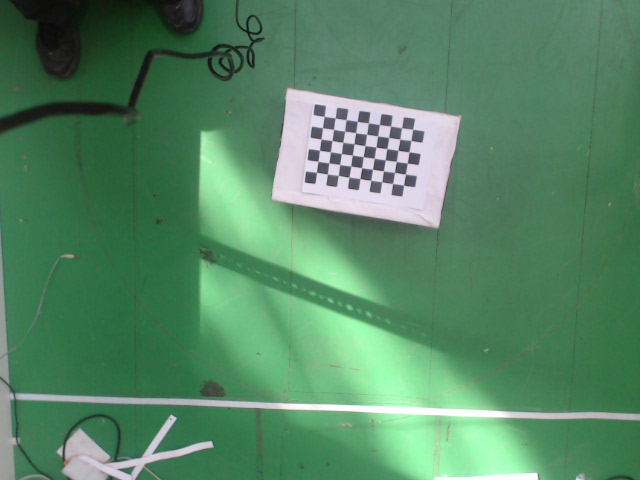
#> input picture software/src/CameraCalibration/calibration_image0.png, 640 x 480 px, given in place of the camera
$ python Camera.py   (older library calls are emulated)
#> lines starting #> are read from the running program, lines starting #| are printed output that depends on the picture; after the words box and inside, x2 and y2 are one past the last pixel; in counts of white or black regions, pixels touching at a corner belong together
### software/src/CameraCalibration/CalibratedVideoCapture.py
import numpy as np
import cv2


class CalibratedVideoCapture:
    def __init__(self, id=None, camera_parameters_file=None):
        self.videoCapture = cv2.VideoCapture()
        self.cameraMatrix = None
        self.distCoeffs = None
        self.newCameraMatrix = None
        self.roi = None
        self.opened = False

        if id and camera_parameters_file:
            self.open(id, camera_parameters_file)

    def open(self, id, camera_parameters_file):
        # Start device


        self.videoCapture = cv2.VideoCapture()


        if not self.videoCapture.open(id):
            print "Could not open device"


        self.videoCapture.set(cv2.cv.CV_CAP_PROP_FRAME_WIDTH, 1280)
        self.videoCapture.set(cv2.cv.CV_CAP_PROP_FRAME_HEIGHT, 720)


        # Load camera parameters
        npz_file = np.load(camera_parameters_file)
        self.cameraMatrix = npz_file['cameraMatrix']
        self.distCoeffs = npz_file['distCoeffs']
        self.newCameraMatrix = npz_file['newCameraMatrix']
        self.roi = npz_file['roi']

        self.opened = True

    def read(self):
        if not self.opened:
            raise Exception("Camera needs to be opened before read")

        # Read image from camera
        success, image = self.videoCapture.read()

        if not success:
            print "Could not read image"
            return False, None

        # Undistort image
        dst = cv2.undistort(image, self.cameraMatrix, self.distCoeffs, None, self.newCameraMatrix)

        # crop the image
        x,y,w,h = self.roi
        dst = dst[y:y+h, x:x+w]

        return success, dst


# [12 lines that do not run on import are left out]

### software/src/Camera.py
import numpy as np
import cv2
from CameraCalibration.CalibratedVideoCapture import CalibratedVideoCapture


__author__ = 'def'


class Camera2:
    def __init__(self, id, camera_parameters_file):
        self.camera = CalibratedVideoCapture()
        self.camera.open(id, camera_parameters_file)

        # Thresholds:
        #self.color_threshold = { 'blue' : [(95, 110, 55), (125, 255, 243)],
        #                         'green': [(35, 47, 70),  (84, 255, 200)],
        #                         'orange':[(0, 170, 55),  (32, 255, 200)],
        #                         'brown': [(5, 5, 65),  (55, 89, 89)] }
        self.color_threshold = { 'blue' : [(95, 90, 55), (125, 255, 243)],
                                 'green': [(35, 37, 30),  (84, 255, 200)],
                                 'orange':[(0, 170, 55),  (32, 255, 200)],
                                 'brown': [(5, 5, 65),  (55, 89, 89)] }
        self.black_threshold = 20

        self.image = None

        self.obstacles = None
        self.obstacles_without_targets = None
        self.targets = None
        self.robot = None

        self.debug = True # Set to false to disable debug

    def process_image(self):
        success, self.image = self.camera.read()
        if not success:
            raise Exception("Camera could not be opened")

        hsv = cv2.cvtColor(self.image, cv2.COLOR_BGR2HSV)

        green_mask = self.color_segmentation(hsv, 'green')
        blue_mask = self.color_segmentation(hsv, 'blue')

        green_contours = self.process_mask(cv2.bitwise_not(green_mask))
        blue_contours = self.process_mask(blue_mask)

        # Segment robot
        if len(blue_contours) > 0:
            blue_center = self.contour_center(blue_contours[0])
            robot_contour = None
            robot_center = None
            self.obstacles = []

            for contour in green_contours:
                if cv2.pointPolygonTest(contour, blue_center, False) >= 0:
                    robot_contour = self.simplify_contour(contour)
                    if robot_contour != None:
                        robot_center = self.contour_center(robot_contour)
                        orient_vector = np.array(blue_center) - np.array(robot_center)
                        orientation = np.arctan2(-orient_vector[1], orient_vector[0])
                        self.robot = (robot_center, orientation)
                else:
                    self.obstacles.append(contour)

            # Targets (circles):
            self.targets = []
            self.obstacles_without_targets = []
            for obstacle in self.obstacles:
                target = self.get_circle(obstacle)
                if target is not None:
                    self.targets.append(target)
                else:
                    self.obstacles_without_targets.append(obstacle)


            # Debug image
            if self.debug:
                show = self.image.copy()
                if robot_center != None and robot_contour != None:

                    cv2.circle(show, robot_center,3, (255, 0, 255), 2)
                    cv2.drawContours(show, [robot_contour], -1, (255, 0, 255), 2)

                    cv2.line(show, robot_center, tuple(robot_center+orient_vector*3), (255, 255, 0), 2)

                if self.obstacles_without_targets:
                    cv2.drawContours(show,self.obstacles_without_targets, -1, (0, 255, 255), 2)

                if self.targets:
                    for (x, y), r in self.targets:
                        cv2.circle(show, (int(x), int(y)), int(r), (255, 0, 0), 2)

                cv2.imshow("robot", show)

    def color_segmentation(self, hsv_image, color):
        """
            Input: hsv image, name of the color
            Output: blue contours (filtered by size)
        """
        thresholds = self.color_threshold[color]
        mask = cv2.inRange(hsv_image, thresholds[0], thresholds[1])
        cv2.imshow(color, mask)
        return mask

    # [10 lines left out: function black_segmentation, not called in this run]

    def process_mask(self, mask, kernel = cv2.getStructuringElement(cv2.MORPH_RECT, (5, 5))):
        """
            Input: binary mask, kernel size for closing
            Output: filtered contours contained in image
        """
        filtered_mask = cv2.morphologyEx(mask, cv2.MORPH_OPEN, kernel)
        contours, dummy = cv2.findContours(filtered_mask, cv2.RETR_EXTERNAL, cv2.CHAIN_APPROX_SIMPLE)

        contours_filtered = []
        for contour in contours:
            if len(contour) > 20 and cv2.contourArea(contour) > 150:
                contours_filtered.append(contour)

        contours_filtered.sort(key=lambda x: cv2.contourArea(x))
        contours_filtered.reverse()

        return contours_filtered

    # [14 lines left out: functions simplify_contour, contour_center, not called in this run]

    def dist(self, a, b):
        return np.sqrt((a[0]-b[0])**2 + (a[1]-b[1])**2)

    # [24 lines left out: functions get_circle, get_circle2, not called in this run]

    def get_map(self):
        h, w, channels = self.image.shape
        binary_map = np.zeros((h, w, 1), np.uint8)
        if self.obstacles_without_targets:
            cv2.drawContours(binary_map, self.obstacles_without_targets, -1, 255, -1)

        return binary_map

class Camera:
    # [99 lines left out: functions __init__, black_segmentation, get_binary_map, get_robot_pose, get_goal_pos, get_orientation, not called in this run]


def main():
    camera = Camera2(1, './CameraCalibration/logitech/calibration_image.npz')
#> (reads software/src/CameraCalibration/logitech/calibration_image.npz from the repository)
    while 1:
        #x, y, orientation, contours= camera.get_robot_pose()
        camera.process_image()
#> in read, image is the input picture: shape (480, 640, 3); mean B, G, R 100.9, 134.5, 85.8
#> in read, `dst = cv2.undistort(image, self.cameraMatrix, self.distCoeffs, None, s..`:
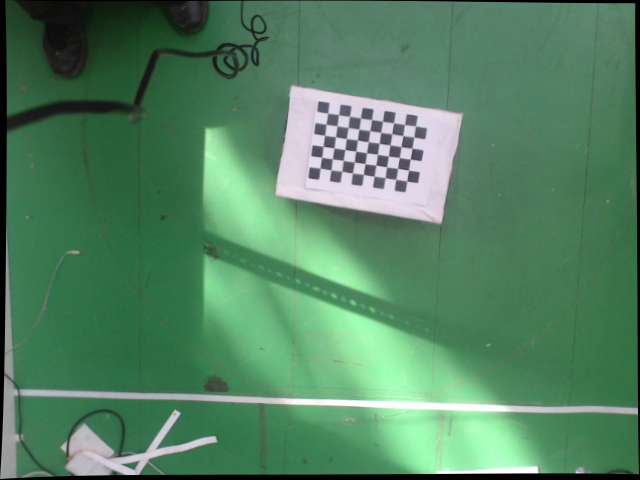
#> dst: shape (480, 640, 3); mean B, G, R 98.3, 131.1, 83.7
#> in read, `dst = dst[y:y+h, x:x+w]`:
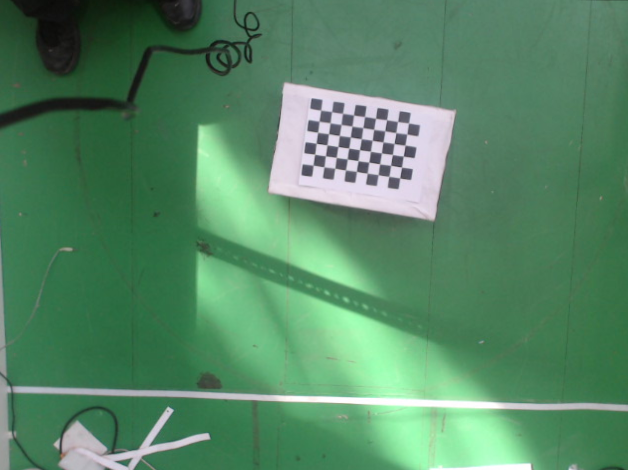
#> dst: shape (470, 628, 3); mean B, G, R 101.1, 134.9, 86
#> in process_image, `hsv = cv2.cvtColor(self.image, cv2.COLOR_BGR2HSV)`: hsv: shape (470, 628, 3); mean H, S, V 73.9, 100.8, 136.1
#> in color_segmentation, `mask = cv2.inRange(hsv_image, thresholds[0], thresholds[1])`:
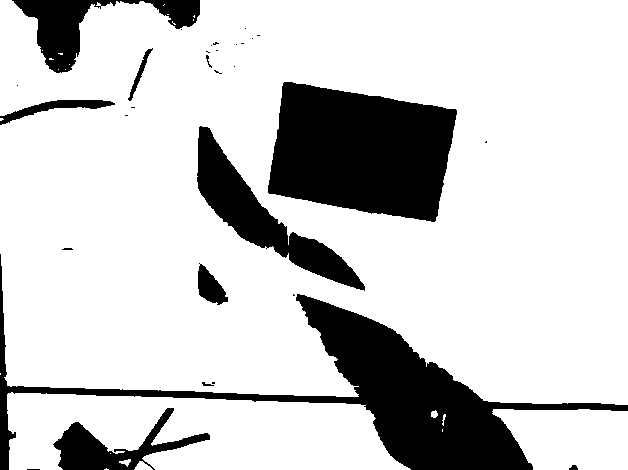
#> mask: shape (470, 628); 80.2% white; 31 black regions (20 under 20 px), largest, box (x1, y1, x2, y2) and area: (0, 254, 628, 470) 22039, (268, 82, 457, 222) 19808, (197, 126, 365, 291) 6913
#> in color_segmentation (call 2), `mask = cv2.inRange(hsv_image, thresholds[0], thresholds[1])`: mask: shape (470, 628); every value is 0
#> in process_mask, `filtered_mask = cv2.morphologyEx(mask, cv2.MORPH_OPEN, kernel)`:
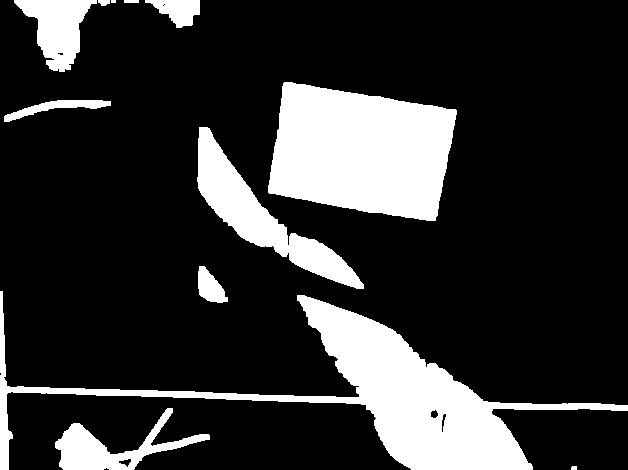
#> filtered_mask: shape (470, 628); 19.5% white; 12 white regions (1 under 20 px), largest, box (x1, y1, x2, y2) and area: (0, 291, 628, 470) 21898, (268, 82, 457, 221) 19797, (197, 127, 364, 289) 6884
#> in process_mask, `filtered_mask = cv2.morphologyEx(mask, cv2.MORPH_OPEN, kernel)`: mask: shape (470, 628); 19.8% white; 31 white regions (20 under 20 px)
#> in process_mask, `contours, dummy = cv2.findContours(filtered_mask, cv2.RETR_EXTERNAL, c..`: contours = 12 contours, 2 with area under 20; largest, box (x1, y1, x2, y2) and area: (0, 291, 628, 470) 20991, (268, 82, 457, 221) 19516, (197, 127, 364, 289) 6641, (55, 408, 210, 470) 3040, (14, 0, 97, 72) 3024; dummy = [[1, -1, -1, -1], [2, 0, -1, -1], [3, 1, -1, -1], [4, 2, -1, -1], [5, 3, -1, -1], [6, 4, -1, -1], [7, 5, -1, -1], [8, 6, -1, -1], [9, 7, -1, -1], [10, 8, -1, -1], [11, 9, -1, -1], [-1, 10, -1, -1]]
#> the loop in process_mask, `for contour in contours:` made 12 passes
#> contour on passes 9 to 10: [[124, 0], [124, 2], [138, 2], [138, 0]], [[111, 0], [111, 2], [115, 2], [115, 0]]
#> after the loop in process_mask, `for contour in contours:`: contours_filtered = 8 contours; box (x1, y1, x2, y2) and area: (0, 291, 628, 470) 20991, (268, 82, 457, 221) 19516, (197, 127, 364, 289) 6641, (55, 408, 210, 470) 3040, (14, 0, 97, 72) 3024, (145, 0, 200, 28) 846, (4, 100, 111, 122) 714, (198, 266, 228, 303) 630
#> in process_image, `green_contours = self.process_mask(cv2.bitwise_not(green_mask))`: green_contours has the same summary as contours_filtered in process_mask
#> in process_image, `blue_contours = self.process_mask(blue_mask)`: blue_contours = []
        map = camera.get_map()
        cv2.imshow("map", map)

        k = cv2.waitKey(1) & 0xFF
#> (key q is pressed here)
        if k == ord('q'):
            break

        #print('posicion: ', x, y)
        #print('orientacion: ', orientation)


if __name__ == '__main__':
    main()
